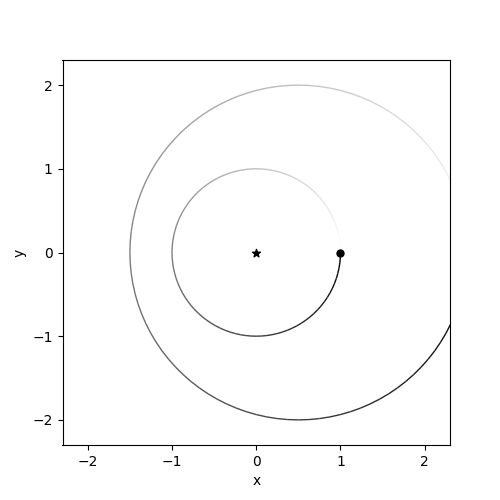

This chart was generated by the following Python code:
import rebound

sim = rebound.Simulation() #initiate simulation
sim.add(m=1.0) #Star A
sim.add(m=1.0, a=1.0) # Star B
# add circumbinary planet ABb
sim.add(a=2.0)

fig = rebound.OrbitPlot(sim)
fig.savefig("circumbinary.png") # save figure to file
fig.show() # show fipigure on screen